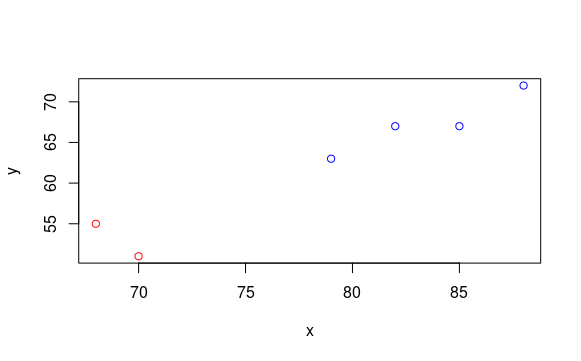

This figure's R source:
"
Q. To demonstrate k-means clustering
"
# import packages
library(cluster)
library(ggplot2)
library(plyr)
library(lattice)
library(graphics)
# data
x <- c(85,70,68,79,82,88)
y <- c(67,51,55,63,67,72)
clsample <- data.frame(x,y)
clsample
dim(clsample)
clsample1 <- data.matrix(clsample)
clsample1
cldata <- clsample[,1:2]
cldata
class(cldata)
# k-means clustering
km <- kmeans(cldata, centers = 2, nstart = 10)
km
km$cluster # clustering vector
km$centers # centroid of each cluster
km$withinss
km$betweenss
km$totss
# Visualizing clusters
plot(cldata[km$cluster == 1,], col = "red",xlim = c(min(cldata[,1]),max(cldata[,1])),ylim = c(min(cldata[,2]),max(cldata[,2])))
points(cldata[km$cluster == 2,],col = "blue")
